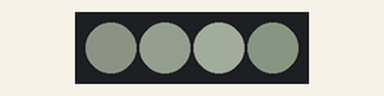
Bench run of a sketch on a simulated Arduino Uno, built with avr-gcc and run on an emulated ATmega328P. On the bench: 4 RGB LEDs in strip order, left to right. Dim RGB values are drawn brighter than linear.

Above: at 0.16 s.
At 5.07 s:
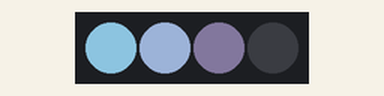
At 9.98 s:
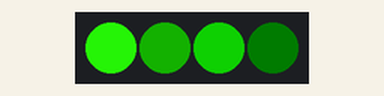
At 19.8 s:
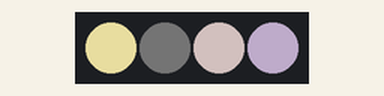
At 29.93 s:
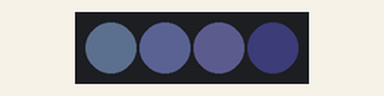
At 39.75 s:
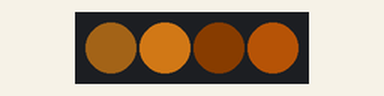
Timing chart, 0 to 40.0 s (numbered marks = the images above):
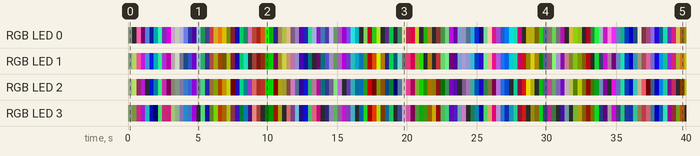

Measured:
- by itself, RGB LED 0: off → RGB(18, 19, 17) at 0.01 s, → off 0.31 s later, → RGB(241, 89, 158) 0.31 s later, → RGB(1, 0, 1) 0.31 s later, … (131 changes in this stretch)
- by itself, RGB LED 3: off → RGB(19, 21, 18) at 0.01 s, → RGB(16, 20, 9) 0.31 s later, → RGB(109, 20, 73) 0.31 s later, → RGB(105, 16, 138) 0.31 s later, … (131 changes in this stretch)

The sketch:

Neopixel_circle_colors.ino
```cpp
// (licence header left out)
#include <Adafruit_NeoPixel.h>

// Parameter 1 = number of pixels in strip
// Parameter 2 = pin number (most are valid)
// Parameter 3 = pixel type flags, add together as needed:
//   NEO_RGB     Pixels are wired for RGB bitstream
//   NEO_GRB     Pixels are wired for GRB bitstream
//   NEO_KHZ400  400 KHz bitstream (e.g. FLORA pixels)
//   NEO_KHZ800  800 KHz bitstream (e.g. High Density LED strip)
Adafruit_NeoPixel strip = Adafruit_NeoPixel(4, 6, NEO_GRB + NEO_KHZ800);

// Convenient 2D point structure
struct Point {
  float x;
  float y;
};


float phase = 0.0;
float phaseIncrement = 0.03;  // Controls the speed of the moving points. Higher == faster. I like 0.08 .
float colorStretch = 0.3;    // Higher numbers will produce tighter color bands. I like 0.11 .

void setup() {
  strip.begin();
  strip.show(); // Initialize all pixels to 'off'
}

// This function is called every frame.
void loop() {
  phase += phaseIncrement;

  // The two points move along Lissajious curves, see: http://en.wikipedia.org/wiki/Lissajous_curve
  // We want values that fit the LED grid: x values between 0..13, y values between 0..8 .
  // The sin() function returns values in the range of -1.0..1.0, so scale these to our desired ranges.
  // The phase value is multiplied by various constants; I chose these semi-randomly, to produce a nice motion.
  Point p1 = { (sin(phase*1.000)+1.0) * 4.5, (sin(phase*1.310)+1.0) * 4.0 };
  Point p2 = { (sin(phase*1.770)+1.0) * 4.5, (sin(phase*2.865)+1.0) * 4.0 };
  Point p3 = { (sin(phase*0.250)+1.0) * 4.5, (sin(phase*0.750)+1.0) * 4.0 };

  byte row, col;

  // For each row...
  for( row=0; row<5; row++ ) {
    float row_f = float(row);  // Optimization: Keep a floating point value of the row number, instead of recasting it repeatedly.

    // For each column...
    for( col=0; col<8; col++ ) {
      float col_f = float(col);  // Optimization.

      // Calculate the distance between this LED, and p1.
      Point dist1 = { col_f - p1.x, row_f - p1.y };  // The vector from p1 to this LED.
      float distance1 = sqrt( dist1.x*dist1.x + dist1.y*dist1.y );

      // Calculate the distance between this LED, and p2.
      Point dist2 = { col_f - p2.x, row_f - p2.y };  // The vector from p2 to this LED.
      float distance2 = sqrt( dist2.x*dist2.x + dist2.y*dist2.y );

      // Calculate the distance between this LED, and p3.
      Point dist3 = { col_f - p3.x, row_f - p3.y };  // The vector from p3 to this LED.
      float distance3 = sqrt( dist3.x*dist3.x + dist3.y*dist3.y );

      // Warp the distance with a sin() function. As the distance value increases, the LEDs will get light,dark,light,dark,etc...
      // You can use a cos() for slightly different shading, or experiment with other functions. Go crazy!
      float color_1 = distance1;  // range: 0.0...1.0
      float color_2 = distance2;
      float color_3 = distance3;
      float color_4 = (sin( distance1 * distance2 * colorStretch )) + 2.0 * 0.5;

      // Square the color_f value to weight it towards 0. The image will be darker and have higher contrast.
      color_1 *= color_1 * color_4;
      color_2 *= color_2 * color_4;
      color_3 *= color_3 * color_4;
      color_4 *= color_4;

      // Scale the color up to 0..7 . Max brightness is 7.
      //strip.setPixelColor(col + (8 * row), strip.Color(color_4, 0, 0) );
      strip.setPixelColor(col + (8 * row), strip.Color(color_1, color_2, color_3));
    }
  }
  strip.show();
}
```
